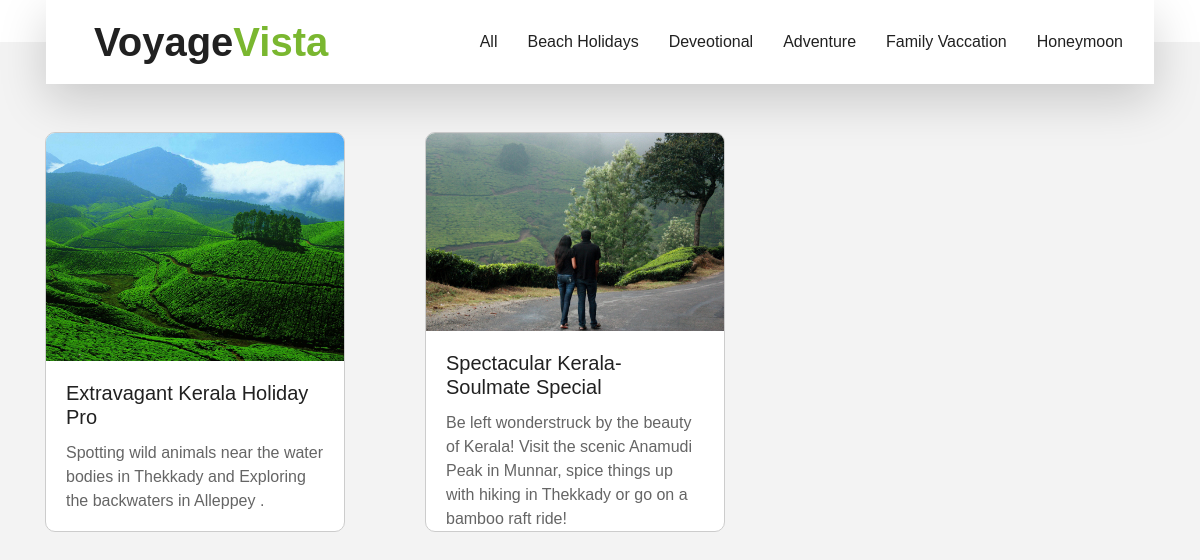
The page /package_details/ on the database its author committed.
### travelapp/models.py (models this page shows, shortened)
class Category(models.Model):
     Categoryname=models.CharField(max_length=200)

class Places(models.Model):
     category=models.ForeignKey(Category,on_delete=models.CASCADE)
     name=models.CharField(max_length=200)
     days=models.IntegerField()
     night=models.IntegerField()
     image=models.ImageField(upload_to='travelimages/',blank=True)
     description=models.CharField(max_length=2000)

### travelapp/views.py (the view)
# urls.py: path('package_details/',package_details,name='package_details'),
def package_details(request):
    categories = Category.objects.all()  # Retrieve all category objects
    category_id = request.GET.get('category_id')
    if category_id:
        selected_category = get_object_or_404(Category, id=category_id)
        places = Places.objects.filter(category_id=category_id)
    else:
        selected_category = None
        places = Places.objects.all()
    context = {'categories': categories, 'places': places, 'selected_category': selected_category}
    return render(request, 'packages_details.html', context)

### travelapp/templates/packages_details.html (shortened to what this page needs)
<!DOCTYPE html>
<html lang="en">
<head>
    <link rel="stylesheet" href="../static/css/style.css">
    <link rel="stylesheet" href="../static/css/Box.css">
    <link rel="stylesheet"href='../static/css/Card.css'>
</head>
<body>
    <header>
        <div class="container-fluid position-relative nav-bar p-0">
            <div class="container-lg position-relative p-0 px-lg-3" style="z-index: 9;">
                <nav class="navbar navbar-expand-lg bg-light navbar-light shadow-lg py-3 py-lg-0 pl-3 pl-lg-5">
                    <a href="#" class="navbar-brand">
                        <h1 class="m-0 text-primary"><span class="text-dark">Voyage</span>Vista</h1>
                    </a>
                    <div class="navbar-nav ml-auto py-0">
                        <ul class="navbar-nav">
                            <a href="{% url 'travelapp:package_details' %}" class="nav-link">All</a>
                            {% for category in categories %}
                            <a href="?category_id={{ category.id }}" class="nav-link">{{ category.Categoryname }}</a>
                            {% endfor %}
                        </ul>
                    </div>
                </nav>
            </div>
        </div>
    </header>
    <div class="container mt-5">
        <div class="row">
            {% for place in places %}
            <div class="col-md-4 mb-4">
                <div class="card">
                    <a href="{% url 'travelapp:itinerary' place.id %}">
                        <img class="card-img-top" src="{{ place.image.url }}" alt="Card image cap">
                    </a>
                    <div class="card-body">
                        <h5 class="card-title">{{ place.name }}</h5>
                        <p class="card-text">{{ place.description }}</p>
                        <p class="card-text"><small class="text-muted">{{ place.days }} Days, {{ place.night }} Nights</small></p>
                    </div>
                </div>
            </div>
            {% endfor %}
        </div>
    </div>
  </body>
</html>

### travelapp/static/css/Box.css (style rules this page uses)
.navbar-nav { list-style: none; padding: 0; margin: 0; display: flex; }
.nav-link { text-decoration: none; color: #000000; padding: 5px 10px; border-radius: 5px; }

### travelapp/static/css/Card.css (style rules this page uses)
.card { width: 300px; height: 400px; border: 1px solid #ccc; border-radius: 10px; overflow: hidden; }

### rows shown on the page
Category: Categoryname "Beach Holidays"
Category: Categoryname "Deveotional"
Category: Categoryname "Adventure"
Category: Categoryname "Family Vaccation"
Category: Categoryname "Honeymoon"
Places: image (picture), name "Extravagant Kerala Holiday Pro", description "Spotting wild animals near the water bodies in Thekkady and Exploring the backwaters in Alleppey ."
Places: image (picture), name "Spectacular Kerala- Soulmate Special", description "Be left wonderstruck by the beauty of Kerala! Visit the scenic Anamudi Peak in Munnar, spice things up with hiking in Thekkady or go on a bamboo raft ride!"
